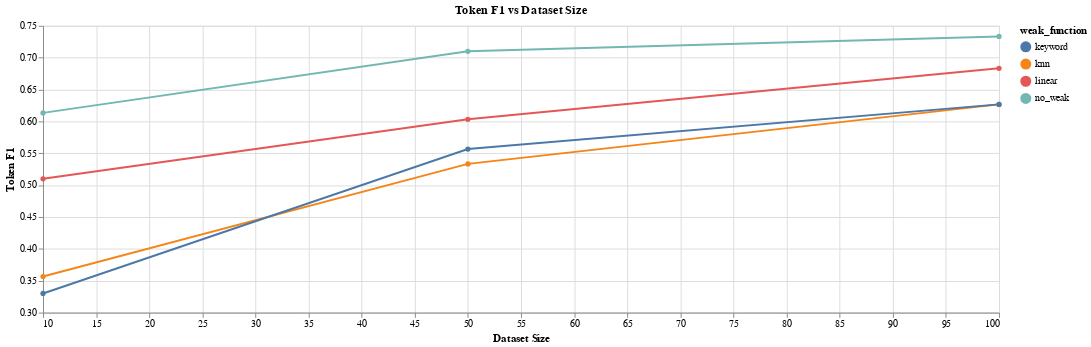

The code cell stored with this chart in its notebook:
### Markdown cell above
# Visualizations

### Code cell
WEAK_WEIGHT = 0.1
MAX_DATASET_SIZE = 10000

def metric_graph(data_frame: pd.DataFrame, metric: str) -> alt.Chart:
    base = alt.Chart(data_frame, title=f'{metric} vs Dataset Size')
    line = base.mark_line(point=True).encode(
        x=alt.X('step', title='Dataset Size'),
        y=alt.Y('mean(metric_val)', title=metric, scale=alt.Scale(zero=False)),
        color='weak_function:N',
    ).transform_filter(
        alt.datum.metric_name == metric
    ).transform_filter(
        alt.datum.weak_weight == WEAK_WEIGHT
    ).transform_filter(
        alt.datum.step <= MAX_DATASET_SIZE
    )
    
    confidence_interval = base.mark_area(interpolate='monotone', opacity=0.3).encode(
        x=alt.X('step'),
        y=alt.Y('ci0(metric_val)', scale=alt.Scale(zero=False)),
        y2='ci1(metric_val)',
        color='weak_function:N',
    ).transform_filter(
        alt.datum.metric_name == metric
    ).transform_filter(
        alt.datum.weak_weight == WEAK_WEIGHT
    ).transform_filter(
        alt.datum.step <= MAX_DATASET_SIZE
    )
    
#     rule = base.mark_rule(stroke_dash=[3,2]).encode(
#         x=alt.X('step', title='Dataset Size'),
#         y=alt.Y('mean(metric_val)', title=metric, scale=alt.Scale(domain=[0, 1])),
#     ).transform_filter(
#         alt.datum.metric_name == metric
#     ).transform_filter(
#         alt.datum.weak_weight == WEAK_WEIGHT
#     ).transform_filter(
#         alt.datum.step <= MAX_DATASET_SIZE
#     ).transform_filter(
#         alt.datum.weak_function == 'no_weak'
#     )
    
#     rule = base.mark_rule(
#         strokeDash=[3,2],
#     ).encode(
#         y='mark_val:Q',
#         size=alt.value(2),
#     ).transform_filter(
#         alt.datum.dataset == dataset
#     ).transform_calculate(
#         mark_val=f'{max_perf[dataset]}',
#     )

    return (line).properties(width=1000)
metric_graph(data_frame, 'Token F1')

### Figure 1 — Vega-Lite specification as saved in the notebook (floating-point values rounded to 4 significant figures; data arrays with more than 128 entries replaced by an {"elided": "..."} marker saying what was removed)
{"$schema": "https://vega.github.io/schema/vega-lite/v2.6.0.json", "config": {"view": {"height": 300, "width": 400}}, "data": {"name": "data-8a70ae6589de32cb9abfa18f3233fceb"}, "datasets": {"data-8a70ae6589de32cb9abfa18f3233fceb": {"elided": "288 records"}}, "encoding": {"color": {"field": "weak_function", "type": "nominal"}, "x": {"field": "step", "title": "Dataset Size", "type": "quantitative"}, "y": {"aggregate": "mean", "field": "metric_val", "scale": {"zero": false}, "title": "Token F1", "type": "quantitative"}}, "mark": {"point": true, "type": "line"}, "title": "Token F1 vs Dataset Size", "transform": [{"filter": "(datum.metric_name === 'Token F1')"}, {"filter": "(datum.weak_weight === 0.1)"}, {"filter": "(datum.step <= 10000)"}], "width": 1000}
